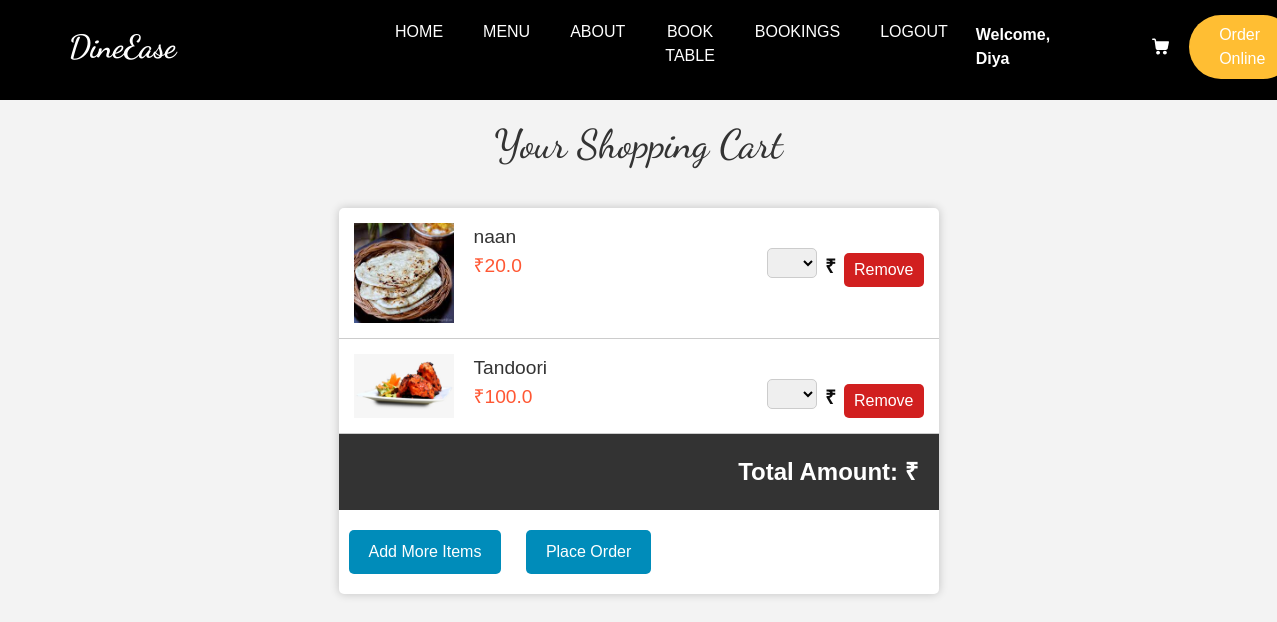
The app's page /view_cart/ (signed in), older data.
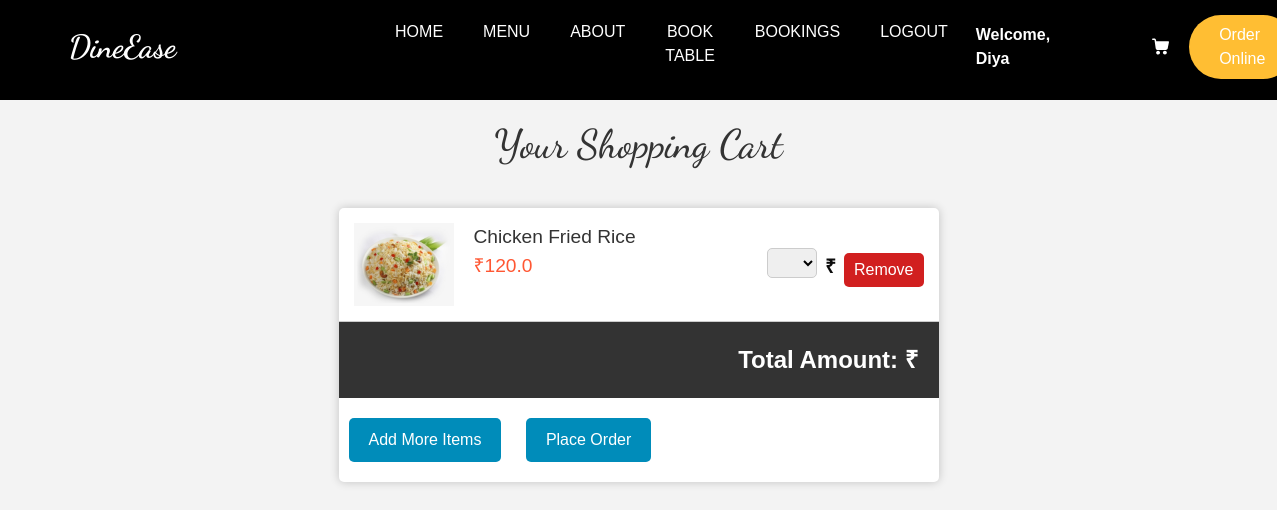
The same page, newer data.
### home/models.py (models this page shows, shortened)
class CustomUser(AbstractUser):
    CUSTOMER = 1
    EMPLOYEE = 2
    ROLE_CHOICE = (
        (CUSTOMER, 'CUSTOMER'),
        (EMPLOYEE, 'EMPLOYEE'),
    )
    username=None
    first_name = None
    last_name = None
    USERNAME_FIELD = 'email'
    name = models.CharField(max_length=50)
    email = models.EmailField(max_length=100, unique=True)
    phone = models.CharField(max_length=12, blank=True)
    password = models.CharField(max_length=128)
    role = models.IntegerField(choices=ROLE_CHOICE, blank=True, null=True,default='1')
    is_admin = models.BooleanField(default=False)
    is_staff = models.BooleanField(default=False)
    is_active = models.BooleanField(default=True)
    is_superadmin = models.BooleanField(default=False)
    REQUIRED_FIELDS = ['name', 'phone']
    objects = UserManager()

class AddToCart(models.Model):
    user = models.ForeignKey(CustomUser, on_delete=models.CASCADE)
    menu = models.ForeignKey(menus, on_delete=models.CASCADE)
    quantity = models.PositiveIntegerField(default=1)
    status = models.PositiveSmallIntegerField(default=1)

class menus(models.Model):
    CATEGORY_CHOICES = (
        ('Kerala', 'Kerala'),
        ('Chineese', 'Chineese'),
        ('North Indian', 'North Indian'),
        ('Arabian', 'Arabian'),
        ('Beverages', 'Beverages'),
    )
    SUBMENU_CHOICES = (
        ('Breads', 'Breads'),
        ('Curries', 'Curries'),
        ('Rice Dishes','Rice Dishes'),
        ('Appetizers','Appetizers'),
        ('Main Course','Main Course'),
        ('Breads & Accompaniments', 'Breads & Accompaniments'),
        ('Rolls & Grills','Rolls & Grills'),
        ('Hot Beverage','Hot Beverage'),
        ('Cold Beverage','Cold Beverage'),
    )
    SUB_SUBMENU_CHOICES = (
        ('Vegetarian', 'Vegetarian'),
        ('Non-Vegetarian', 'Non-Vegetarian'),
        ('Water-based','Water-based'),
        ('Milk-based','Milk-based')
    )
    name = models.CharField(max_length=100)
    category = models.CharField(max_length=50, choices=CATEGORY_CHOICES, default='')
    submenu = models.CharField(max_length=50, choices=SUBMENU_CHOICES, default='', blank=True)
    sub_submenu = models.CharField(max_length=50, choices=SUB_SUBMENU_CHOICES, default='', blank=True)
    desc = models.CharField(max_length=300)
    price = models.FloatField()
    img = models.ImageField(upload_to='menus/', blank=True, null=True)
    active = models.BooleanField(default=True)

### home/views.py (the view)
# urls.py: path('view_cart/', view_cart, name='view_cart'),
def view_cart(request):
    user_cart_items = AddToCart.objects.filter(user=request.user)
    return render(request, 'cart.html', {'cart_items': user_cart_items})

### templates/cart.html (shortened to what this page needs)
{% load static %}
<!DOCTYPE html>
<html lang="en">
<head>
  <link rel="stylesheet" type="text/css" href="{% static 'css/bootstrap.css' %}" />
  <link rel="stylesheet" type="text/css" href="https://cdnjs.cloudflare.com/ajax/libs/OwlCarousel2/2.3.4/assets/owl.carousel.min.css" />
  <link rel="stylesheet" href="https://cdnjs.cloudflare.com/ajax/libs/jquery-nice-select/1.1.0/css/nice-select.min.css" />
  <link href="{% static 'css/font-awesome.min.css' %}" rel="stylesheet" />
  <link href="{% static 'css/style.css' %}" rel="stylesheet" />
  <link href="{% static 'css/responsive.css' %}" rel="stylesheet" />
  <link rel="stylesheet" href="https://cdnjs.cloudflare.com/ajax/libs/font-awesome/7.0.0/css/all.min.css">
</head>
<body>
    <div class="hero">
        <header class="header_section">
          <div class="container">
            <nav class="navbar navbar-expand-lg custom_nav-container ">
              <a class="navbar-brand" href="{% url '' %}">
                <span>
                  DineEase
                </span>
              </a>
              <div class="collapse navbar-collapse" id="navbarSupportedContent">
                <ul class="navbar-nav  mx-auto ">
                  <li class="nav-item">
                    <a class="nav-link" href="{% url '' %}">Home </a>
                  </li>
                  <li class="nav-item">
                    <a class="nav-link" href="{% url 'menu' %}">Menu </a>
                  </li>
                  <li class="nav-item">
                    <a class="nav-link" href="{% url 'about' %}">About</a>
                  </li>
                  <li class="nav-item">
                    {% if user.is_authenticated %}
                    <li class="nav-item">
                      <a class="nav-link" href="{% url 'add_reservation' %}">Book Table</a>
                    </li>
                    <li class="nav-item">
                      <a class="nav-link" href="{% url 'booking_confirm'  %}">Bookings </a>
                    </li>
                    <li class="nav-item">
                      <a class="nav-link" href="{% url 'loggout' %}">Logout</a>
                       </li>
                       <a href="#" class="nav-item nav-link" style="color: white; font-weight: bold;">Welcome, {{user.name}}
                    {% else %}
                      <a class="nav-link" href="{% url 'login' %}">Login</a>
                    {% endif %}
                  </li>
                  </ul>
                <div class="user_option">
                  <a class="cart_link" href="{% url 'cart' %}">
                  </a>
                  <a href="" class="order_online">
                    Order Online
                  </a>
                </div>
              </div>
            </nav>
          </div>
        </header>
      </div>
      {% if total_price == 0 %}
          <h1>Cart is empty</h1>
          <div class="button-container">
              <a href="{% url 'menu' %}">
                  <button id="add-more-items">Add Items</button>
              </a>
          </div>
      {% else %}
      <h1>Your Shopping Cart</h1>
      <div class="cart">
          {% for item in cart_items %}
              {% if item.status == 1 %}
              <div class="product">
                  <img src="{{ item.menu.img.url }}" alt="{{ item.menu.name }}">
                  <div class="product-details">
                      <div class="product-name">{{ item.menu.name }}</div>
                      <div class="product-price">₹{{ item.menu.price }}</div>
                  </div>
                  <select class="quantity-dropdown" data-item-id="{{ item.id }}">
                  </select>&ensp;
                  <div class="product-total">₹{{ item.product_total|floatformat:2 }}</div>&ensp;
                  <a href="{% url 'remove_from_cart' item.id %}">
                      <button class="remove-button">Remove</button>
                  </a>
              </div>
              {% endif %}
          {% endfor %}
          <div id="total-amount">Total Amount: ₹{{ total_price }}</div>
          <div class="button-container">
              <a href="{% url 'menu' %}">
                  <button id="add-more-items">Add More Items</button>
              </a>
              <a href="{% url 'checkout' %}">
                  <button id="checkout">Place Order</button>
              </a>
          </div>
      {% endif %}
  </div>
</body>
</html>

### static/css/style.css (style rules this page uses)
body { font-family: "Open Sans", sans-serif; color: #0c0c0c; background-color: #ffffff; overflow-x: hidden; }
h1, h2 { font-family: 'Dancing Script', cursive; }
a, a:hover, a:focus { text-decoration: none; }
.header_section { padding: 15px 0; }
.navbar-brand { font-family: 'Dancing Script', cursive; }
.navbar-brand span { font-weight: bold; font-size: 32px; color: #ffffff; }
.custom_nav-container { padding: 0; }
.custom_nav-container .navbar-nav { padding-left: 18%; }
.custom_nav-container .navbar-nav .nav-item .nav-link { padding: 5px 20px; color: #ffffff; text-align: center; text-transform: uppercase; border-radius: 5px; -webkit-transition: all 0.3s; transition: all 0.3s; }
.user_option { display: -webkit-box; display: -ms-flexbox; display: flex; -webkit-box-align: center; -ms-flex-align: center; align-items: center; }
.user_option a { margin: 0 10px; }
.user_option .cart_link { display: -webkit-box; display: -ms-flexbox; display: flex; -webkit-box-pack: center; -ms-flex-pack: center; justify-content: center; -webkit-box-align: center; -ms-flex-align: center; align-items: center; }
.user_option .cart_link svg { width: 17px; height: auto; fill: #ffffff; margin-bottom: 2px; }
.user_option .order_online { display: inline-block; padding: 8px 30px; background-color: #ffbe33; color: #ffffff; border-radius: 45px; -webkit-transition: all 0.3s; transition: all 0.3s; border: none; }

### static/css/responsive.css (style rules this page uses)
@media (min-width: 1200px) { .container { max-width: 1170px; } }

### templates/cart.html (style rules this page uses)
body { font-family: Arial, sans-serif; background-color: #f3f3f3; margin: 0; padding: 0; display: flex; flex-direction: column; align-items: center; }
h1 { margin: 20px 0; color: #333; }
.cart { background-color: #fff; border-radius: 5px; box-shadow: 0 0 10px rgba(0, 0, 0, 0.2); max-width: 600px; width: 100%; margin: 20px; }
.product { display: flex; border-bottom: 1px solid #ccc; padding: 15px; }
.product img { max-width: 100px; max-height: 100px; margin-right: 20px; }
.product-details { flex: 1; }
.product-name { font-size: 1.2em; color: #333; }
.product-price { color: #FF5733; font-size: 1.2em; }
.product-total { font-size: 1.2em; margin-top:30px; font-weight: bold; }
#total-amount { font-size: 1.5em; font-weight: bold; padding: 20px; background-color: #333; color: #fff; text-align: right; }
#add-more-items { background-color: #008CBA; color: #fff; border: none; padding: 10px 20px; text-align: center; text-decoration: none; display: inline-block; font-size: 16px; margin: 20px 10px; cursor: pointer; border-radius: 5px; }
.remove-button { background-color: #d11f1f; color: #fff; border: none; padding: 5px 10px; margin-top:30px; cursor: pointer; border-radius: 5px; }
#checkout { background-color: #008CBA; color: #fff; border: none; padding: 10px 20px; text-align: center; text-decoration: none; display: inline-block; font-size: 16px; margin: 10px; cursor: pointer; border-radius: 5px; }
.quantity-dropdown { width: 50px; height:30px; margin-top:25px; padding: 5px; border: 1px solid #ccc; border-radius: 5px; font-size: 16px; }
.hero { height: 100px; width:100%; background-color:black; }
.cart_link { color: #ffc400; }

Row changes from the older to the newer data that the page shows:
removed AddToCart: menu.img (picture), menu.name "naan", menu.price "20.0"
removed AddToCart: menu.img (picture), menu.name "Tandoori", menu.price "100.0"
added AddToCart: menu.img (picture), menu.name "Chicken Fried Rice", menu.price "120.0"
